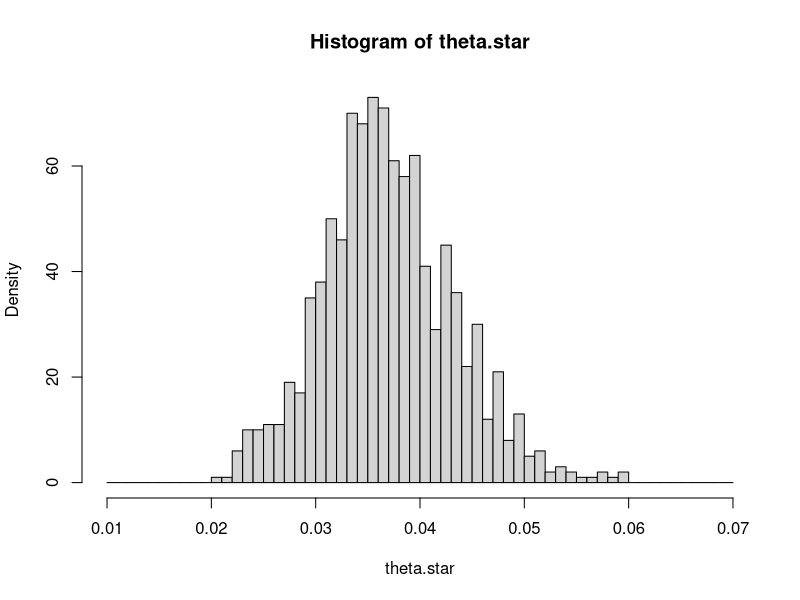

R code for this plot:
## ---- chunk 1
#loop iterations
m <- 1000
#total count across all cells
n <- 3839

#cell probabilities
p <- c(0.5089,0.2411,0.2411,0.0089)

#initialize parameter found by bootstrap
theta.star <- numeric(m)
## ---- chunk 2
#bootstrap procedure
for(i in 1:m){
		y <- rmultinom(1,n,p)
		#the MLE for theta was found to be quadratic and so the following coefficients are used to compute it
		a <- y[1,]+y[2,]+y[3,]+y[4,]
		b <- -(y[1,]-2*y[2,]-2*y[3,]+y[4,])
		c <- -2*y[4,]
		theta.star[i] <- (-b+sqrt(b^2-4*a*c))/(2*a)
	}
cut <- seq(0.01,0.07,0.001)

hist(theta.star,breaks=cut,prob=T)
## ---- chunk 3
#the histogram should be cenetered around this estimated value for the parameter
theta.star.mean <- mean(theta.star)
theta.star.mean

theta.star.sd <- sd(theta.star)
theta.star.sd

#95% confidence intervals
theta.LCL <- quantile(theta.star,0.025)
theta.LCL
theta.UCL <- quantile(theta.star,0.975)
theta.UCL
